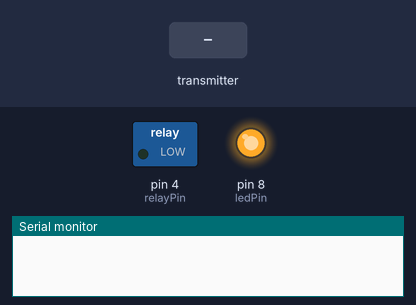
Bench run of a sketch on a simulated Arduino Uno, built with avr-gcc and run on an emulated ATmega328P. Parts: switched loads named in the sketch (green lamp = pin HIGH), output pins drawn as LEDs (lit = HIGH), the last lines printed to the serial monitor. The test bench sets the inputs (shaded band). No radio packets arrive unless stated; pins used as bus, display or sensor lines are not drawn.

Above: at 1.2 s.
1.3 s: the transmitter starts sending gotByte = 0
At 1.81 s:
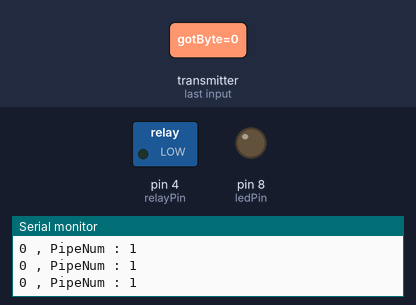
Timing chart, 0 to 4.3 s (numbered marks = the images above; inputs shaded):
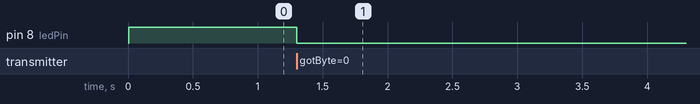

The sketch:

router_actuator_node.ino
```cpp
// LIBRARIES
#include <nRF24L01.h>
#include <RF24.h>
#include <SPI.h>

// NRF24L01
RF24 radio(9, 10); //create object to control and communicate with nRF24L01

// ADDRESSES
const uint64_t rAddress[] = {
                                0xB00B1E50FFLL, // base node
                                0xB00B1E50C1LL, // sensor node 1
                                0xB00B1E50C2LL, // sensor node 2
                                0xB00B1E50C3LL, // sensor node 3
                                0xB00B1E50C4LL  // sensor node 4
                            };
const uint64_t wAddress = 0xF0F0F0F0A3LL;  // base node

// PIN CONNECTIONS
const int relayPin = 4; //relay on digital pin 4
const int ledPin = 8; //LED on digital pin 8
const int acsPin = A0; //ACS712 on analog pin 0

// ACS712 CURRENT SENSOR
int mVperAmp = 100; // use 185 for 10A Module, 100 for 20A Module, and 66 for 30A Module
double voltage = 0;
double vRMS = 0;
double ampsRMS = 0;
double acsThresholdValue = 0.16; //used for determining whether the device is on or off.

// INITIALIZE VARIABLES
int relayStatus = 0; //store value of relay here

void setup(void){
    // setup NRF24L01
    Serial.begin(115200);
    SPI.begin();
    radio.begin();
    radio.openReadingPipe(1,rAddress[1]); // sensor node 1
    radio.openReadingPipe(2,rAddress[2]); // sensor node 2
    radio.openReadingPipe(3,rAddress[3]); // sensor node 3
    radio.openReadingPipe(4,rAddress[4]); // sensor node 4
    radio.openReadingPipe(5,rAddress[0]); // base node
    radio.openWritingPipe(wAddress);
    radio.startListening();

    // setup i/o pins
    pinMode(relayPin, OUTPUT);
    pinMode(ledPin, OUTPUT);
    pinMode(acsPin, INPUT);

    // set LED on
    digitalWrite(ledPin, HIGH);
}

void loop(void){
    byte pipeNum = 0; //variable to hold which reading pipe sent data
    byte gotByte = 0; //used to store payload from transmit module

    if(radio.available(&pipeNum)) {
        radio.read(&gotByte, 1);
        Serial.print(gotByte);
        Serial.print(" , PipeNum : ");
        Serial.println(pipeNum);
        // if the data came from the base node
        if (pipeNum == 5){
            // if actuator node is triggered using remote node
            if(gotByte == 1){
                // trigger the relay once the payload is received.
                relayStatus = digitalRead(relayPin);
                if(relayStatus == HIGH){
                    digitalWrite(relayPin, LOW);
                } else {
                    digitalWrite(relayPin, HIGH);
                }
            }

            // if actuator node is triggered using sensor node
            if (gotByte == 2){
                // get AC current reading
                voltage = getVVP();
                vRMS = (voltage/2.0) *0.707;  //root 2 is 0.707
                ampsRMS = (vRMS * 1000)/mVperAmp;

                // if there is current flowing, the device is turned on. Thus, trigger the relay.
                if(ampsRMS > acsThresholdValue){
                    relayStatus = digitalRead(relayPin);
                    if(relayStatus == HIGH){
                        digitalWrite(relayPin, LOW);
                    } else {
                        digitalWrite(relayPin, HIGH);
                    }
                }
            }
        }
        else { // the data must be came from one of the sensor nodes

            // prepare the data to be sent
            byte data = (pipeNum * 10) + gotByte;

            // pass the data to the base node
            radio.stopListening();
            radio.write(&data, 1);
            radio.startListening();
        }

        // blink LED after every successful transmission
        blinkLed();
    }
}

// This function calculates the voltage using the data from the current sensor
float getVVP(){
    float result;
    float acsValue;
    int maxValue = 0;
    int minValue = 1024;

    uint32_t start_time = millis();
    while((millis() - start_time) < 1000){ // get sample for 1 second
        acsValue = analogRead(acsPin);
        if(acsValue > maxValue){
            maxValue = acsValue;
        }
        if(acsValue < minValue){
            minValue = acsValue;
        }
    }
    result = ((maxValue - minValue) * 5.0) / 1024;

    return result;
}

// This function blinks the led for 1/10 of a second
void blinkLed()
{
    digitalWrite(ledPin, LOW);
    delay(100);
    digitalWrite(ledPin, HIGH);
}
```

Measured:
- after the input at 1.3 s, pin 8 (ledPin): HIGH → LOW at once
